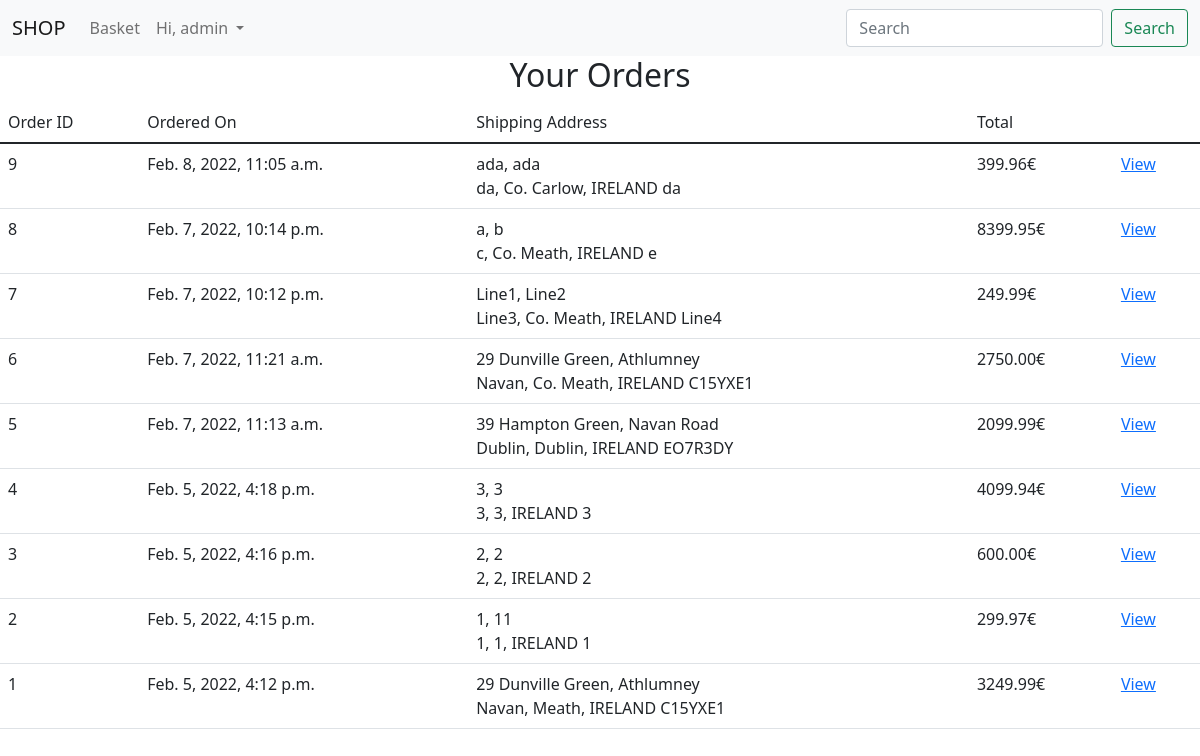
/orderhistory/ (signed in), run on the app's committed database.
### duarteshop/models.py (models this page shows)
class APIUser(AbstractUser):
    pass

class Order(models.Model):
    id = models.IntegerField(primary_key=True)
    basketId = models.ForeignKey(Basket, on_delete=models.CASCADE)
    user_id = models.ForeignKey(APIUser, on_delete=models.CASCADE)
    addressline1 = models.CharField(max_length=100, default = '')
    addressline2 = models.CharField(max_length=100, default = '')
    city = models.CharField(max_length=40, default = '')
    county = models.CharField(max_length=15, default = '')
    country = models.CharField(max_length=7, default='IRELAND', editable=False)
    eircode = models.CharField(max_length=7, default = '')
    datetimeOrder = models.DateTimeField(auto_now_add=True)
    total_price = models.DecimalField(max_digits=6, decimal_places=2, default=0.0)

### duarteshop/views.py (the view)
# urls.py: path('orderhistory/', views.previous_orders, name="order_history"),
@login_required
def previous_orders(request):
    user = request.user
    orders = Order.objects.filter(user_id = user).order_by('id').reverse()
    return render(request, 'previous_orders.html', {'orders': orders})

### duarteshop/templates/previous_orders.html (shortened to what this page needs)
{%  extends "base.html" %}
{%  block content %}
    <div class="justify-content-center text-center">
        <h2>Your Orders</h2>
    </div>
    <div>
        <table class="table table-hover">
            <thead>
                <tr>
                    <td>Order ID</td>
                    <td>Ordered On</td>
                    <td>Shipping Address</td>
                    <td>Total</td>
                    <td></td>
                </tr>
            </thead>
                <tbody>
                    {% for od in orders %}
                    <tr>
                        <td>{{od.id}}</td>
                        <td>{{od.datetimeOrder}}</td>
                        <td>{{od.addressline1}}, {{od.addressline2}} <br> {{od.city}}, {{od.county}}, {{od.country}} {{od.eircode}}</td>
                        <td>{{od.total_price}}€</td>
                        <td><a href="/prevorder/{{od.id}}">View</a></td>
                    </tr>
                    {% endfor %}
                </tbody>
        </table>
    </div>
{%  endblock %}

### duarteshop/templates/base.html (shortened to what this page needs)
<!DOCTYPE html>
<html lang="en">
<head>
    <link rel="stylesheet" href="https://cdn.jsdelivr.net/npm/bootstrap@5.1.3/dist/css/bootstrap.min.css">
</head>
<body>
    <nav class="navbar navbar-expand-lg navbar-light bg-light">
        <div class="container-fluid">
          <a class="navbar-brand" href="/">SHOP</a>
          <div class="collapse navbar-collapse" id="navbarSupportedContent">
            <ul class="navbar-nav me-auto mb-2 mb-lg-0">
              {% if user.is_authenticated %}
                <li class="nav-item">
                  <a class="nav-link" href="/basket">Basket</a>
                </li>
              {% endif %}
              <li class="nav-item dropdown">
                <a class="nav-link dropdown-toggle" href="#" id="navbarDropdown" role="button" data-bs-toggle="dropdown" aria-expanded="false">
                  {% if user.is_authenticated %} Hi, {{user.username}} {% else %} Your Account {% endif %}
                </a>
              </li>
            </ul>
            <form class="d-flex">
              <input class="form-control me-2" type="search" placeholder="Search" aria-label="Search">
              <button class="btn btn-outline-success" type="submit">Search</button>
            </form>
          </div>
        </div>
      </nav>
    {% block content %}
    {% endblock %}
</body>
</html>

### data on the page
APIUser: username "admin"
Order: id "9", datetimeOrder "Feb. 8, 2022, 11:05 a.m.", addressline1 "ada", addressline2 "ada", city "da", county "Co. Carlow", country "IRELAND", eircode "da", total_price "399.96"
Order: id "8", datetimeOrder "Feb. 7, 2022, 10:14 p.m.", addressline1 "a", addressline2 "b", city "c", county "Co. Meath", country "IRELAND", eircode "e", total_price "8399.95"
Order: id "7", datetimeOrder "Feb. 7, 2022, 10:12 p.m.", addressline1 "Line1", addressline2 "Line2", city "Line3", county "Co. Meath", country "IRELAND", eircode "Line4", total_price "249.99"
Order: id "6", datetimeOrder "Feb. 7, 2022, 11:21 a.m.", addressline1 "29 Dunville Green", addressline2 "Athlumney", city "Navan", county "Co. Meath", country "IRELAND", eircode "C15YXE1", total_price "2750.00"
Order: id "5", datetimeOrder "Feb. 7, 2022, 11:13 a.m.", addressline1 "39 Hampton Green", addressline2 "Navan Road", city "Dublin", county "Dublin", country "IRELAND", eircode "EO7R3DY", total_price "2099.99"
Order: id "4", datetimeOrder "Feb. 5, 2022, 4:18 p.m.", addressline1 "3", addressline2 "3", city "3", county "3", country "IRELAND", eircode "3", total_price "4099.94"
Order: id "3", datetimeOrder "Feb. 5, 2022, 4:16 p.m.", addressline1 "2", addressline2 "2", city "2", county "2", country "IRELAND", eircode "2", total_price "600.00"
Order: id "2", datetimeOrder "Feb. 5, 2022, 4:15 p.m.", addressline1 "1", addressline2 "11", city "1", county "1", country "IRELAND", eircode "1", total_price "299.97"
Order: id "1", datetimeOrder "Feb. 5, 2022, 4:12 p.m.", addressline1 "29 Dunville Green", addressline2 "Athlumney", city "Navan", county "Meath", country "IRELAND", eircode "C15YXE1", total_price "3249.99"
